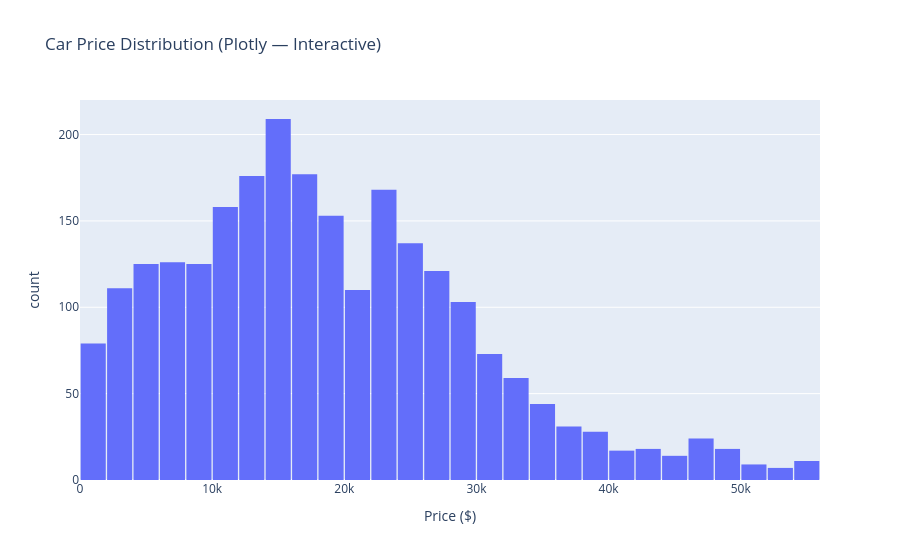

Notebook code for this chart:
### Code cell
# --- 2a: Matplotlib histogram ---
plt.figure(figsize=(8, 5))
plt.hist(df['price'], bins=40, color='steelblue', edgecolor='white', alpha=0.85)
plt.title('Car Price Distribution (Matplotlib)', fontsize=14)
plt.xlabel('Price ($)')
plt.ylabel('Count')
plt.tight_layout()
plt.show()

# --- 2b: Seaborn histogram with KDE ---
plt.figure(figsize=(8, 5))
sns.histplot(df['price'], bins=40, kde=True, color='coral')
plt.title('Car Price Distribution (Seaborn + KDE)', fontsize=14)
plt.xlabel('Price ($)')
plt.ylabel('Count')
plt.tight_layout()
plt.show()

# --- 2c: Plotly interactive histogram ---
fig = px.histogram(df, x='price', nbins=40,
                   title='Car Price Distribution (Plotly — Interactive)',
                   labels={'price': 'Price ($)'},
                   color_discrete_sequence=['#636EFA'])
fig.update_layout(bargap=0.05)
fig.show()

print('Insight: Most cars are priced below $15,000. The distribution is right-skewed.')

### Figure 1 — Plotly figure (JSON) as saved in the notebook; plotly's stock layout.template omitted (floating-point values rounded to 4 significant figures; data arrays with more than 128 entries replaced by an {"elided": "..."} marker saying what was removed)
{"data": [{"alignmentgroup": "True", "bingroup": "x", "hovertemplate": "Price ($)=%{x}<br>count=%{y}<extra></extra>", "legendgroup": "", "marker": {"color": "#636EFA", "pattern": {"shape": ""}}, "name": "", "nbinsx": 40, "offsetgroup": "", "orientation": "v", "showlegend": false, "type": "histogram", "x": {"elided": "2431 int values"}, "xaxis": "x", "yaxis": "y"}], "layout": {"bargap": 0.05, "barmode": "relative", "legend": {"tracegroupgap": 0}, "title": {"text": "Car Price Distribution (Plotly — Interactive)"}, "xaxis": {"anchor": "y", "domain": [0, 1], "title": {"text": "Price ($)"}}, "yaxis": {"anchor": "x", "domain": [0, 1], "title": {"text": "count"}}}}
